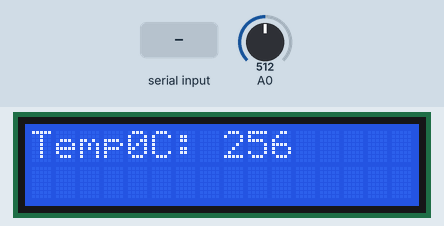
Bench run of a sketch on a simulated Arduino Uno, built with avr-gcc and run on an emulated ATmega328P. Shown: 16×2 character LCD. Inputs (shaded band) come from the test bench; at power-on: A0 = 512. What the sketch prints to the serial monitor is not drawn.

Above: at 1.2 s.
1.3 s: byte 13 (0x0D) received over Serial
2.8 s: A0 set to 716
At 3.6 s:
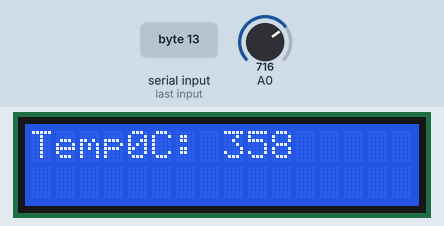
4.3 s: A0 set to 900
At 4.7 s:
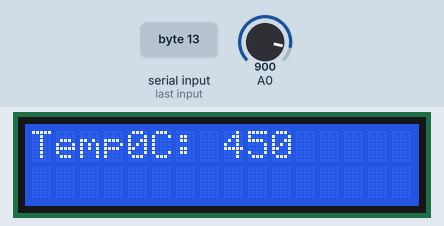
5.8 s: A0 set to 1023
At 6.9 s:
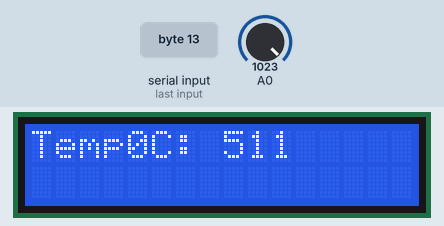
Timing chart, 0 to 8.3 s (numbered marks = the images above; inputs shaded):
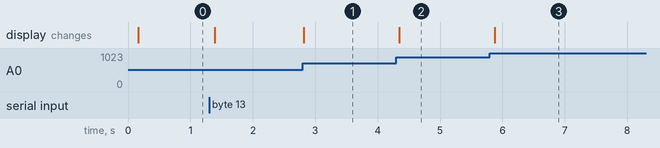

The sketch:

LM35_ARDUNIO_TX_PST6_7FEB.ino
```cpp
// the setup routine runs once when you press reset:
#include <LiquidCrystal.h>
LiquidCrystal lcd(12, 11, 5, 4, 3, 2);
String inputString = "";         // a string to hold incoming data
boolean stringComplete = false;  // whether the string is complete

void setup()
{
  // initialize serial communication at 9600 bits per second:
  lcd.begin(16,2);
  Serial.begin(9600);
  inputString.reserve(200);
}

// the loop routine runs over and over again forever:
void loop()
{
  serialEvent();
  delay(100);
  int VAL1 = analogRead(A0);
  int FSR1=VAL1/2;
  lcd.setCursor(0,0);
  lcd.print("Temp0C:");
  lcd.setCursor(8,0);
  lcd.print(FSR1);
  Serial.println(FSR1);
             // delay in between reads for stability
}

void serialEvent()
{
  while (Serial.available()>0)
  {
    // get the new byte:
    char inChar = (char)Serial.read();
    // add it to the inputString:
    inputString += inChar;
    // if the incoming character is a newline, set a flag
    // so the main loop can do something about it:
    if (inChar == 0x0D)
    {
      stringComplete = true;
    }

  }
  if (stringComplete)
  {
    lcd.setCursor(0,1);
    lcd.print(inputString[0]);
    lcd.print(inputString[1]);

    if(inputString[0]==0x0A)
    {
    lcd.setCursor(0,1);
    lcd.print(inputString[1]);
    lcd.print(inputString[2]);
    }
   // Serial.println(inputString);
    // clear the string:
    inputString = "";
    stringComplete = false;
  }

}
```

Measured:
- after the input at 2.8 s, the display: changes at once (image 1)
- after the input at 4.3 s, the display: changes after 0.05 s (image 2)
- after the input at 5.8 s, the display: changes after 0.08 s (image 3)
